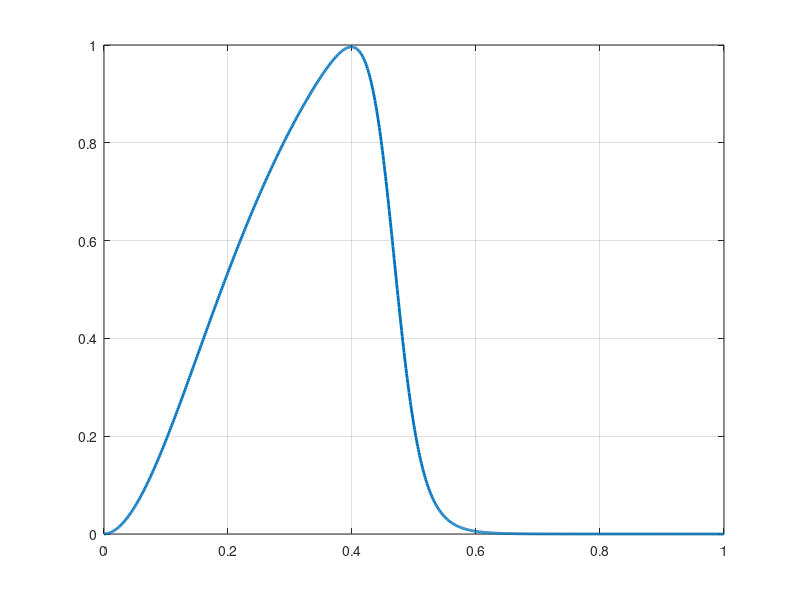
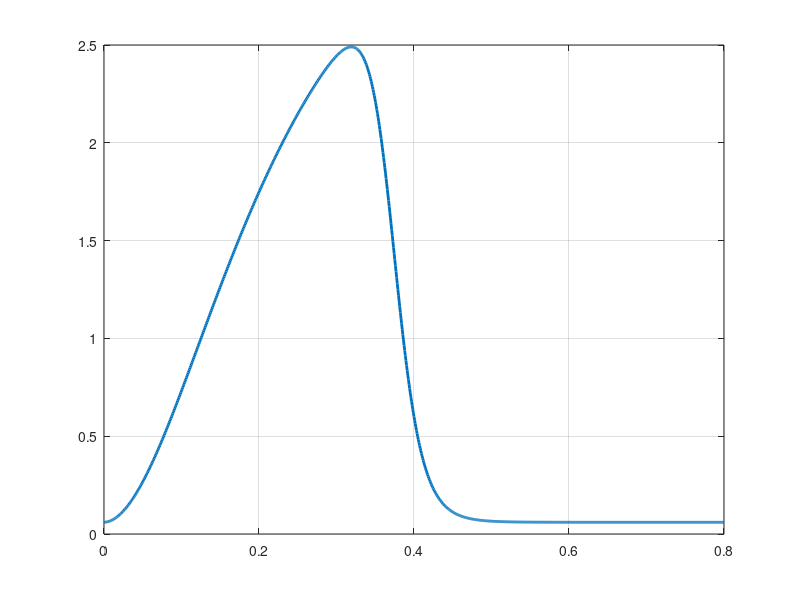

Source code (MATLAB) for these figures, in order:
clear;

tn = 0:.001:1;
En = 17.4073 * tn.^1.9 ./ (1+11.2305*tn.^1.9) * 1 ./ (1+1.6658e7*tn.^21.9);

figure;
plot(tn,En,'linewidth',2);
grid on;

Emin = 0.06;
Emax = 2.5;
HR = 75;

t = linspace(0,60/HR,length(tn));
E = (Emax-Emin)*En + Emin;

figure;
plot(t,E,'linewidth',2);
grid on;